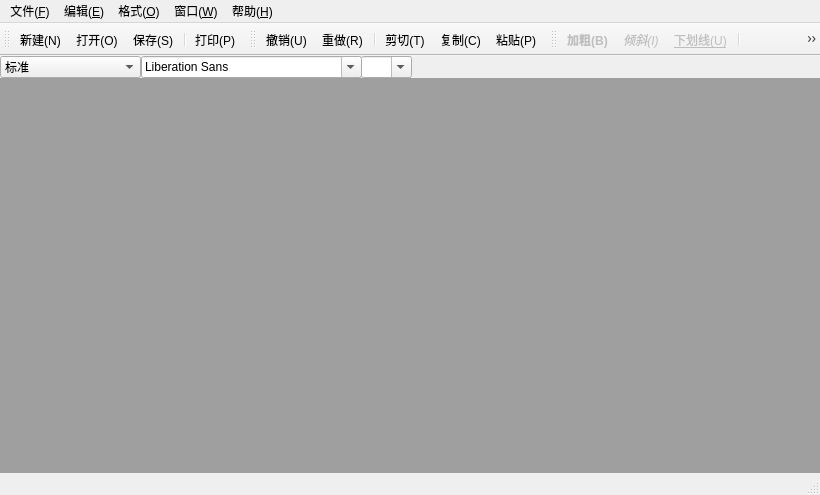
<?xml version="1.0" encoding="UTF-8"?>
<ui version="4.0">
 <class>MainWindow</class>
 <widget class="QMainWindow" name="MainWindow">
  <property name="geometry">
   <rect>
    <x>0</x>
    <y>0</y>
    <width>820</width>
    <height>495</height>
   </rect>
  </property>
  <property name="windowTitle">
   <string>MyWord 文 字 处 理 系 统 V1.0</string>
  </property>
  <property name="windowIcon">
   <iconset>
    <normaloff>images/logo.jpg</normaloff>images/logo.jpg</iconset>
  </property>
  <widget class="QWidget" name="centralWidget">
   <widget class="QMdiArea" name="mdiArea">
    <property name="geometry">
     <rect>
      <x>0</x>
      <y>22</y>
      <width>820</width>
      <height>395</height>
     </rect>
    </property>
   </widget>
   <widget class="QComboBox" name="styleComboBox">
    <property name="geometry">
     <rect>
      <x>0</x>
      <y>0</y>
      <width>141</width>
      <height>22</height>
     </rect>
    </property>
    <property name="statusTip">
     <string>段落加标号或编号</string>
    </property>
    <item>
     <property name="text">
      <string>标准</string>
     </property>
    </item>
    <item>
     <property name="text">
      <string>项目符号 (●)</string>
     </property>
    </item>
    <item>
     <property name="text">
      <string>项目符号 (○)</string>
     </property>
    </item>
    <item>
     <property name="text">
      <string>项目符号 (■)</string>
     </property>
    </item>
    <item>
     <property name="text">
      <string>编号 (⒈⒉⒊)</string>
     </property>
    </item>
    <item>
     <property name="text">
      <string>编号 ( a.b.c.)</string>
     </property>
    </item>
    <item>
     <property name="text">
      <string>编号 ( A.B.C.)</string>
     </property>
    </item>
    <item>
     <property name="text">
      <string>编号 (ⅰ.ⅱ.ⅲ.)</string>
     </property>
    </item>
    <item>
     <property name="text">
      <string>编号 (Ⅰ.Ⅱ.Ⅲ.)</string>
     </property>
    </item>
   </widget>
   <widget class="QFontComboBox" name="fontComboBox">
    <property name="geometry">
     <rect>
      <x>141</x>
      <y>0</y>
      <width>221</width>
      <height>22</height>
     </rect>
    </property>
    <property name="statusTip">
     <string>更改字体</string>
    </property>
   </widget>
   <widget class="QComboBox" name="sizeComboBox">
    <property name="geometry">
     <rect>
      <x>361</x>
      <y>0</y>
      <width>51</width>
      <height>22</height>
     </rect>
    </property>
    <property name="statusTip">
     <string>更改字号</string>
    </property>
    <property name="editable">
     <bool>true</bool>
    </property>
   </widget>
  </widget>
  <widget class="QMenuBar" name="menuBar">
   <property name="geometry">
    <rect>
     <x>0</x>
     <y>0</y>
     <width>820</width>
     <height>23</height>
    </rect>
   </property>
   <widget class="QMenu" name="menu_F">
    <property name="title">
     <string>文件(&amp;F)</string>
    </property>
    <addaction name="newAction"/>
    <addaction name="openAction"/>
    <addaction name="separator"/>
    <addaction name="saveAction"/>
    <addaction name="saveAsAction"/>
    <addaction name="separator"/>
    <addaction name="printAction"/>
    <addaction name="printPreviewAction"/>
    <addaction name="separator"/>
    <addaction name="exitAction"/>
   </widget>
   <widget class="QMenu" name="menu_E">
    <property name="title">
     <string>编辑(&amp;E)</string>
    </property>
    <addaction name="undoAction"/>
    <addaction name="redoAction"/>
    <addaction name="separator"/>
    <addaction name="cutAction"/>
    <addaction name="copyAction"/>
    <addaction name="pasteAction"/>
   </widget>
   <widget class="QMenu" name="menu_O">
    <property name="title">
     <string>格式(&amp;O)</string>
    </property>
    <widget class="QMenu" name="submenu_D_3">
     <property name="title">
      <string>字体(&amp;D)</string>
     </property>
     <addaction name="boldAction"/>
     <addaction name="italicAction"/>
     <addaction name="underlineAction"/>
    </widget>
    <widget class="QMenu" name="submenu_P_4">
     <property name="title">
      <string>段落</string>
     </property>
     <addaction name="leftAlignAction"/>
     <addaction name="centerAction"/>
     <addaction name="rightAlignAction"/>
     <addaction name="justifyAction"/>
    </widget>
    <addaction name="submenu_D_3"/>
    <addaction name="submenu_P_4"/>
    <addaction name="separator"/>
    <addaction name="colorAction"/>
   </widget>
   <widget class="QMenu" name="menu_W">
    <property name="title">
     <string>窗口(&amp;W)</string>
    </property>
    <addaction name="closeAction"/>
    <addaction name="closeAllAction"/>
    <addaction name="separator"/>
    <addaction name="tileAction"/>
    <addaction name="cascadeAction"/>
    <addaction name="separator"/>
    <addaction name="nextAction"/>
    <addaction name="previousAction"/>
    <addaction name="separator"/>
   </widget>
   <widget class="QMenu" name="menu_H">
    <property name="title">
     <string>帮助(&amp;H)</string>
    </property>
    <addaction name="aboutAction"/>
    <addaction name="separator"/>
    <addaction name="aboutQtAction"/>
   </widget>
   <addaction name="menu_F"/>
   <addaction name="menu_E"/>
   <addaction name="menu_O"/>
   <addaction name="menu_W"/>
   <addaction name="menu_H"/>
  </widget>
  <widget class="QStatusBar" name="statusBar"/>
  <widget class="QToolBar" name="fileToolBar">
   <property name="windowTitle">
    <string>toolBar</string>
   </property>
   <attribute name="toolBarArea">
    <enum>TopToolBarArea</enum>
   </attribute>
   <attribute name="toolBarBreak">
    <bool>false</bool>
   </attribute>
   <addaction name="newAction"/>
   <addaction name="openAction"/>
   <addaction name="saveAction"/>
   <addaction name="separator"/>
   <addaction name="printAction"/>
  </widget>
  <widget class="QToolBar" name="editToolBar">
   <property name="windowTitle">
    <string>toolBar</string>
   </property>
   <attribute name="toolBarArea">
    <enum>TopToolBarArea</enum>
   </attribute>
   <attribute name="toolBarBreak">
    <bool>false</bool>
   </attribute>
   <addaction name="undoAction"/>
   <addaction name="redoAction"/>
   <addaction name="separator"/>
   <addaction name="cutAction"/>
   <addaction name="copyAction"/>
   <addaction name="pasteAction"/>
  </widget>
  <widget class="QToolBar" name="formatToolBar">
   <property name="windowTitle">
    <string>toolBar_2</string>
   </property>
   <property name="toolButtonStyle">
    <enum>Qt::ToolButtonIconOnly</enum>
   </property>
   <attribute name="toolBarArea">
    <enum>TopToolBarArea</enum>
   </attribute>
   <attribute name="toolBarBreak">
    <bool>false</bool>
   </attribute>
   <addaction name="boldAction"/>
   <addaction name="italicAction"/>
   <addaction name="underlineAction"/>
   <addaction name="separator"/>
   <addaction name="leftAlignAction"/>
   <addaction name="centerAction"/>
   <addaction name="rightAlignAction"/>
   <addaction name="justifyAction"/>
   <addaction name="separator"/>
   <addaction name="colorAction"/>
  </widget>
  <action name="newAction">
   <property name="checkable">
    <bool>false</bool>
   </property>
   <property name="icon">
    <iconset>
     <normaloff>images/filenew.png</normaloff>images/filenew.png</iconset>
   </property>
   <property name="text">
    <string>新建(&amp;N)</string>
   </property>
   <property name="toolTip">
    <string>新建</string>
   </property>
   <property name="statusTip">
    <string>创建一个新文档</string>
   </property>
   <property name="shortcut">
    <string>Ctrl+N</string>
   </property>
  </action>
  <action name="openAction">
   <property name="checkable">
    <bool>false</bool>
   </property>
   <property name="icon">
    <iconset>
     <normaloff>images/fileopen.png</normaloff>images/fileopen.png</iconset>
   </property>
   <property name="text">
    <string>打开(&amp;O)...</string>
   </property>
   <property name="toolTip">
    <string>打开</string>
   </property>
   <property name="statusTip">
    <string>打开已存在的文档</string>
   </property>
   <property name="shortcut">
    <string>Ctrl+O</string>
   </property>
  </action>
  <action name="saveAction">
   <property name="checkable">
    <bool>false</bool>
   </property>
   <property name="icon">
    <iconset>
     <normaloff>images/filesave.png</normaloff>images/filesave.png</iconset>
   </property>
   <property name="text">
    <string>保存(&amp;S)</string>
   </property>
   <property name="toolTip">
    <string>保存</string>
   </property>
   <property name="statusTip">
    <string>将当前文档存盘</string>
   </property>
   <property name="shortcut">
    <string>Ctrl+S</string>
   </property>
  </action>
  <action name="saveAsAction">
   <property name="checkable">
    <bool>false</bool>
   </property>
   <property name="text">
    <string>另存为(&amp;A)...</string>
   </property>
   <property name="toolTip">
    <string>另存为(A)</string>
   </property>
   <property name="statusTip">
    <string>以一个新名字保存文档</string>
   </property>
  </action>
  <action name="printAction">
   <property name="checkable">
    <bool>false</bool>
   </property>
   <property name="icon">
    <iconset>
     <normaloff>images/fileprint.png</normaloff>images/fileprint.png</iconset>
   </property>
   <property name="text">
    <string>打印(&amp;P)...</string>
   </property>
   <property name="toolTip">
    <string>打印</string>
   </property>
   <property name="statusTip">
    <string>打印输出文档</string>
   </property>
   <property name="shortcut">
    <string>Ctrl+P</string>
   </property>
  </action>
  <action name="printPreviewAction">
   <property name="text">
    <string>打印预览...</string>
   </property>
   <property name="toolTip">
    <string>预览</string>
   </property>
   <property name="statusTip">
    <string>预览打印效果</string>
   </property>
  </action>
  <action name="exitAction">
   <property name="checkable">
    <bool>false</bool>
   </property>
   <property name="text">
    <string>退出(&amp;X)</string>
   </property>
   <property name="toolTip">
    <string>退出</string>
   </property>
   <property name="statusTip">
    <string>退出应用程序</string>
   </property>
  </action>
  <action name="undoAction">
   <property name="checkable">
    <bool>false</bool>
   </property>
   <property name="icon">
    <iconset>
     <normaloff>images/editundo.png</normaloff>images/editundo.png</iconset>
   </property>
   <property name="text">
    <string>撤销(&amp;U)</string>
   </property>
   <property name="toolTip">
    <string>撤销</string>
   </property>
   <property name="statusTip">
    <string>撤销当前操作</string>
   </property>
   <property name="shortcut">
    <string>Ctrl+Z</string>
   </property>
  </action>
  <action name="redoAction">
   <property name="checkable">
    <bool>false</bool>
   </property>
   <property name="icon">
    <iconset>
     <normaloff>images/editredo.png</normaloff>images/editredo.png</iconset>
   </property>
   <property name="text">
    <string>重做(&amp;R)</string>
   </property>
   <property name="toolTip">
    <string>重做</string>
   </property>
   <property name="statusTip">
    <string>恢复之前操作</string>
   </property>
   <property name="shortcut">
    <string>Ctrl+Y</string>
   </property>
  </action>
  <action name="cutAction">
   <property name="checkable">
    <bool>false</bool>
   </property>
   <property name="icon">
    <iconset>
     <normaloff>images/editcut.png</normaloff>images/editcut.png</iconset>
   </property>
   <property name="text">
    <string>剪切(&amp;T)</string>
   </property>
   <property name="toolTip">
    <string>剪切</string>
   </property>
   <property name="statusTip">
    <string>从文档中裁剪所选内容，并将其放入剪贴板</string>
   </property>
   <property name="shortcut">
    <string>Ctrl+X</string>
   </property>
  </action>
  <action name="copyAction">
   <property name="checkable">
    <bool>false</bool>
   </property>
   <property name="icon">
    <iconset>
     <normaloff>images/editcopy.png</normaloff>images/editcopy.png</iconset>
   </property>
   <property name="text">
    <string>复制(&amp;C)</string>
   </property>
   <property name="toolTip">
    <string>复制</string>
   </property>
   <property name="statusTip">
    <string>复制所选内容，并将其放入剪贴板</string>
   </property>
   <property name="shortcut">
    <string>Ctrl+C</string>
   </property>
  </action>
  <action name="pasteAction">
   <property name="checkable">
    <bool>false</bool>
   </property>
   <property name="icon">
    <iconset>
     <normaloff>images/editpaste.png</normaloff>images/editpaste.png</iconset>
   </property>
   <property name="text">
    <string>粘贴(&amp;P)</string>
   </property>
   <property name="toolTip">
    <string>粘贴</string>
   </property>
   <property name="statusTip">
    <string>将剪贴板的内容粘贴到文档</string>
   </property>
   <property name="shortcut">
    <string>Ctrl+V</string>
   </property>
  </action>
  <action name="boldAction">
   <property name="checkable">
    <bool>true</bool>
   </property>
   <property name="enabled">
    <bool>false</bool>
   </property>
   <property name="icon">
    <iconset>
     <normaloff>images/textbold.png</normaloff>images/textbold.png</iconset>
   </property>
   <property name="text">
    <string>加粗(&amp;B)</string>
   </property>
   <property name="toolTip">
    <string>加粗</string>
   </property>
   <property name="statusTip">
    <string>将所选文字加粗</string>
   </property>
   <property name="font">
    <font>
     <weight>75</weight>
     <bold>true</bold>
    </font>
   </property>
   <property name="shortcut">
    <string>Ctrl+B</string>
   </property>
  </action>
  <action name="italicAction">
   <property name="checkable">
    <bool>true</bool>
   </property>
   <property name="enabled">
    <bool>false</bool>
   </property>
   <property name="icon">
    <iconset>
     <normaloff>images/textitalic.png</normaloff>images/textitalic.png</iconset>
   </property>
   <property name="text">
    <string>倾斜(&amp;I)</string>
   </property>
   <property name="toolTip">
    <string>倾斜</string>
   </property>
   <property name="statusTip">
    <string>将所选文字用斜体显示</string>
   </property>
   <property name="font">
    <font>
     <italic>true</italic>
    </font>
   </property>
   <property name="shortcut">
    <string>Ctrl+I</string>
   </property>
  </action>
  <action name="underlineAction">
   <property name="checkable">
    <bool>true</bool>
   </property>
   <property name="enabled">
    <bool>false</bool>
   </property>
   <property name="icon">
    <iconset>
     <normaloff>images/textunder.png</normaloff>images/textunder.png</iconset>
   </property>
   <property name="text">
    <string>下划线(&amp;U)</string>
   </property>
   <property name="toolTip">
    <string>下划线</string>
   </property>
   <property name="statusTip">
    <string>为所选文字加下划线</string>
   </property>
   <property name="font">
    <font>
     <underline>true</underline>
    </font>
   </property>
   <property name="shortcut">
    <string>Ctrl+U</string>
   </property>
  </action>
  <action name="leftAlignAction">
   <property name="checkable">
    <bool>true</bool>
   </property>
   <property name="enabled">
    <bool>false</bool>
   </property>
   <property name="icon">
    <iconset>
     <normaloff>images/textleft.png</normaloff>images/textleft.png</iconset>
   </property>
   <property name="text">
    <string>左对齐(&amp;L)</string>
   </property>
   <property name="toolTip">
    <string>左对齐</string>
   </property>
   <property name="statusTip">
    <string>将文字左对齐</string>
   </property>
   <property name="shortcut">
    <string>Ctrl+L</string>
   </property>
  </action>
  <action name="centerAction">
   <property name="checkable">
    <bool>true</bool>
   </property>
   <property name="checked">
    <bool>false</bool>
   </property>
   <property name="enabled">
    <bool>false</bool>
   </property>
   <property name="icon">
    <iconset>
     <normaloff>images/textcenter.png</normaloff>images/textcenter.png</iconset>
   </property>
   <property name="text">
    <string>居中(&amp;E)</string>
   </property>
   <property name="toolTip">
    <string>居中</string>
   </property>
   <property name="statusTip">
    <string>将文字居中对齐</string>
   </property>
   <property name="shortcut">
    <string>Ctrl+E</string>
   </property>
  </action>
  <action name="rightAlignAction">
   <property name="checkable">
    <bool>true</bool>
   </property>
   <property name="enabled">
    <bool>false</bool>
   </property>
   <property name="icon">
    <iconset>
     <normaloff>images/textright.png</normaloff>images/textright.png</iconset>
   </property>
   <property name="text">
    <string>右对齐(&amp;R)</string>
   </property>
   <property name="toolTip">
    <string>右对齐</string>
   </property>
   <property name="statusTip">
    <string>将文字右对齐</string>
   </property>
   <property name="shortcut">
    <string>Ctrl+R</string>
   </property>
  </action>
  <action name="justifyAction">
   <property name="checkable">
    <bool>true</bool>
   </property>
   <property name="enabled">
    <bool>false</bool>
   </property>
   <property name="icon">
    <iconset>
     <normaloff>images/textjustify.png</normaloff>images/textjustify.png</iconset>
   </property>
   <property name="text">
    <string>两端对齐(&amp;J)</string>
   </property>
   <property name="toolTip">
    <string>两端对齐</string>
   </property>
   <property name="statusTip">
    <string>将文字左右两端同时对齐，并根据需要调整字间距</string>
   </property>
   <property name="shortcut">
    <string>Ctrl+J</string>
   </property>
  </action>
  <action name="colorAction">
   <property name="enabled">
    <bool>false</bool>
   </property>
   <property name="icon">
    <iconset>
     <normaloff>images/color.jpg</normaloff>images/color.jpg</iconset>
   </property>
   <property name="text">
    <string>颜色(&amp;C)...</string>
   </property>
   <property name="toolTip">
    <string>颜色</string>
   </property>
   <property name="statusTip">
    <string>设置文字颜色</string>
   </property>
  </action>
  <action name="closeAction">
   <property name="text">
    <string>关闭(&amp;O)</string>
   </property>
   <property name="toolTip">
    <string>关闭</string>
   </property>
   <property name="statusTip">
    <string>关闭活动文档子窗口</string>
   </property>
  </action>
  <action name="closeAllAction">
   <property name="text">
    <string>关闭所有(&amp;A)</string>
   </property>
   <property name="toolTip">
    <string>关闭所有</string>
   </property>
   <property name="statusTip">
    <string>关闭所有子窗口</string>
   </property>
  </action>
  <action name="tileAction">
   <property name="text">
    <string>平铺(&amp;T)</string>
   </property>
   <property name="toolTip">
    <string>平铺</string>
   </property>
   <property name="statusTip">
    <string>平铺子窗口</string>
   </property>
  </action>
  <action name="cascadeAction">
   <property name="text">
    <string>层叠(&amp;C)</string>
   </property>
   <property name="toolTip">
    <string>层叠</string>
   </property>
   <property name="statusTip">
    <string>层叠子窗口</string>
   </property>
  </action>
  <action name="nextAction">
   <property name="text">
    <string>下一个(&amp;X)</string>
   </property>
   <property name="toolTip">
    <string>下一个</string>
   </property>
   <property name="statusTip">
    <string>移动焦点到下一个子窗口</string>
   </property>
   <property name="shortcut">
    <string>Ctrl+Tab</string>
   </property>
  </action>
  <action name="previousAction">
   <property name="text">
    <string>前一个(&amp;V)</string>
   </property>
   <property name="toolTip">
    <string>前一个</string>
   </property>
   <property name="statusTip">
    <string>移动焦点到前一个子窗口</string>
   </property>
   <property name="shortcut">
    <string>Ctrl+Shift+Tab</string>
   </property>
  </action>
  <action name="aboutAction">
   <property name="text">
    <string>关于(&amp;A)</string>
   </property>
   <property name="toolTip">
    <string>关于</string>
   </property>
   <property name="statusTip">
    <string>关于 MyWord V1.0</string>
   </property>
  </action>
  <action name="aboutQtAction">
   <property name="text">
    <string>关于 Qt 5(&amp;Q)</string>
   </property>
   <property name="toolTip">
    <string>关于 Qt 5</string>
   </property>
   <property name="statusTip">
    <string>关于 Qt 5 类库的最新信息</string>
   </property>
  </action>
 </widget>
 <layoutdefault spacing="6" margin="11"/>
 <resources/>
 <connections/>
</ui>
